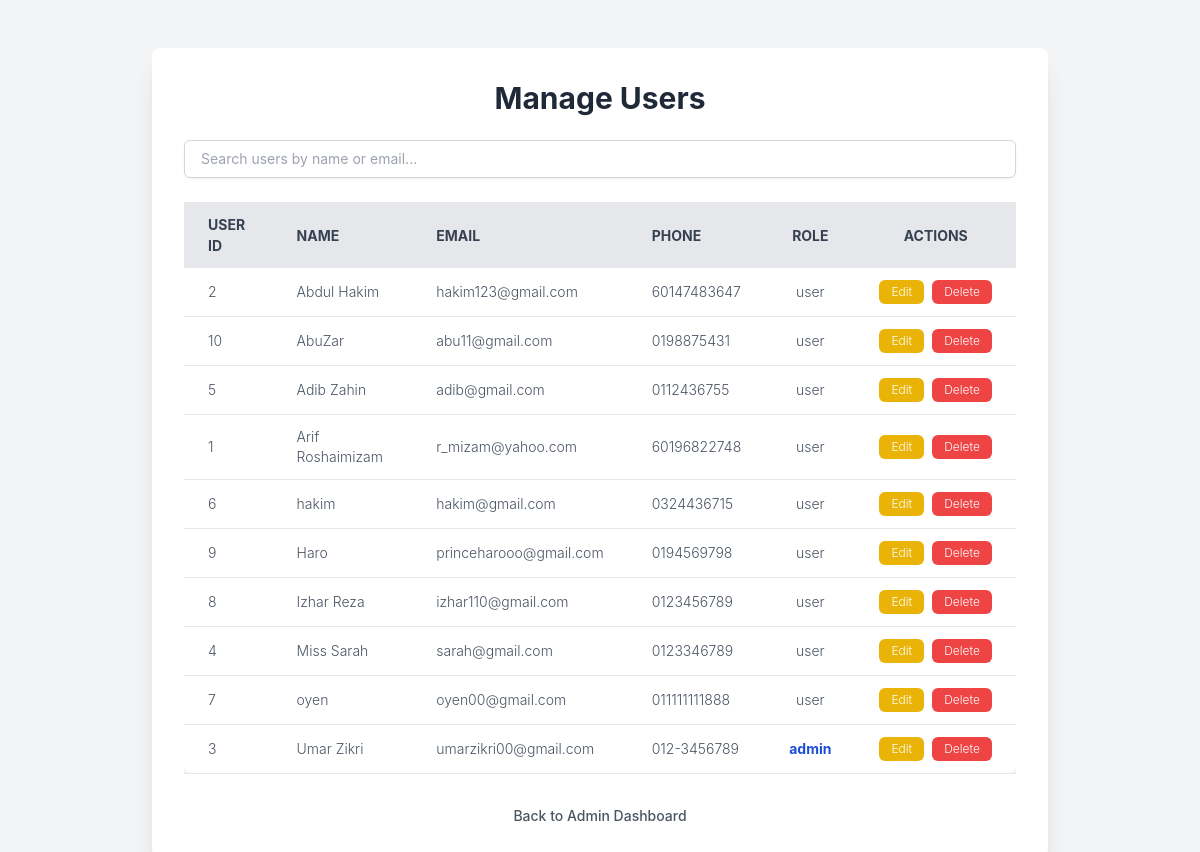
Page /admin/manage_users.php (signed in) on the earlier database version.
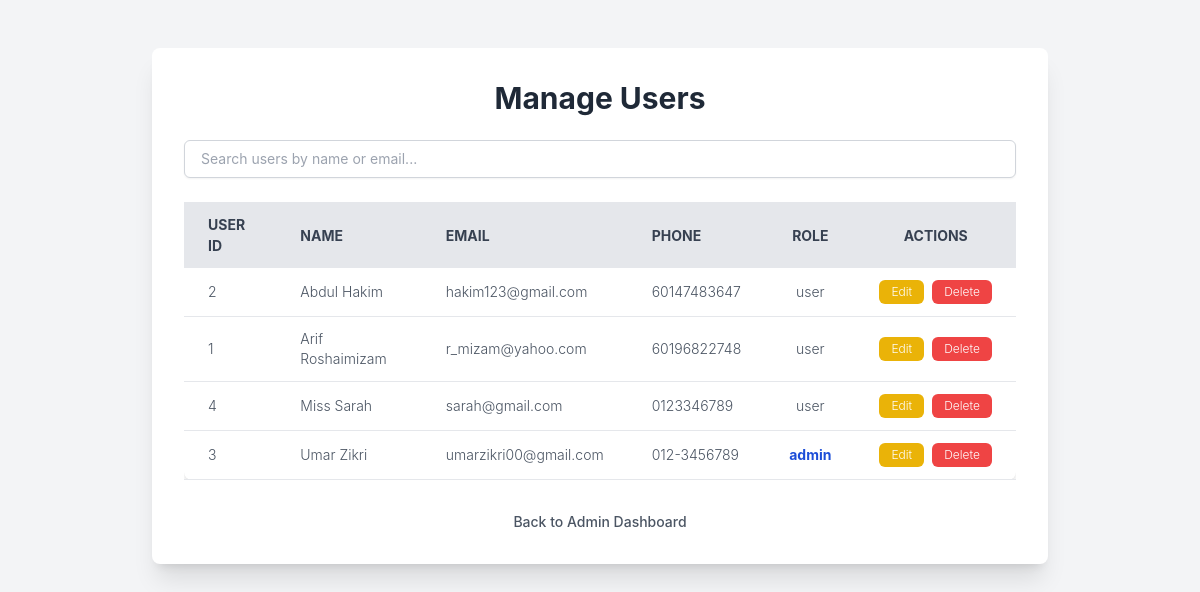
Same page on the later database version.
### tables this page shows
CREATE TABLE `users` (
  `userID` int(11) NOT NULL,
  `fullName` varchar(100) DEFAULT NULL,
  `email` varchar(100) DEFAULT NULL,
  `phone` varchar(20) NOT NULL,
  `password` varchar(255) DEFAULT NULL,
  `role` enum('user','admin') DEFAULT 'user',
  `createdAt` timestamp NOT NULL DEFAULT current_timestamp()
);

### admin/manage_users.php (the view, shortened to what this page needs)
<?php
include '../dbconfig.php';
$users = [];
$result = $conn->query("SELECT userID, fullName, email, phone, role FROM users ORDER BY fullName ASC");
if ($result) {
    while ($row = $result->fetch_assoc()) {
        $users[] = $row;
    }
} else {
    $message = 'Error loading users: ' . $conn->error;
    $messageType = 'error';
}
?>
<!DOCTYPE html>
<html lang="en">
<head>
    <script src="https://cdn.tailwindcss.com"></script>
</head>
<body class="bg-gray-100 min-h-screen flex flex-col items-center p-4">
    <div class="bg-white p-8 rounded-lg shadow-xl w-full max-w-4xl mt-8">
        <h1 class="text-3xl font-bold text-gray-800 mb-6 text-center">Manage Users</h1>
        <div class="mb-6">
            <input type="text" placeholder="Search users by name or email..." class="w-full px-4 py-2 border border-gray-300 rounded-md shadow-sm focus:ring-blue-500 focus:border-blue-500 sm:text-sm">
        </div>
        <div class="overflow-x-auto">
            <table class="min-w-full bg-white rounded-lg shadow-md">
                <thead>
                    <tr class="bg-gray-200 text-gray-700 uppercase text-sm leading-normal">
                        <th class="py-3 px-6 text-left">User ID</th>
                        <th class="py-3 px-6 text-left">Name</th>
                        <th class="py-3 px-6 text-left">Email</th>
                        <th class="py-3 px-6 text-left">Phone</th>
                        <th class="py-3 px-6 text-center">Role</th>
                        <th class="py-3 px-6 text-center">Actions</th>
                    </tr>
                </thead>
                <tbody class="text-gray-600 text-sm font-light">
                    <?php if (empty($users)): ?>
                        <tr><td colspan="6" class="py-3 px-6 text-center text-gray-500">No users found.</td></tr>
                    <?php else: ?>
                        <?php foreach ($users as $user): ?>
                            <tr class="border-b border-gray-200 hover:bg-gray-100">
                                <td class="py-3 px-6 text-left whitespace-nowrap"><?php echo htmlspecialchars($user['userID']); ?></td>
                                <td class="py-3 px-6 text-left"><?php echo htmlspecialchars($user['fullName']); ?></td>
                                <td class="py-3 px-6 text-left"><?php echo htmlspecialchars($user['email']); ?></td>
                                <td class="py-3 px-6 text-left"><?php echo htmlspecialchars($user['phone']); ?></td>
                                <td class="py-3 px-6 text-center <?php echo ($user['role'] === 'admin' ? 'font-bold text-blue-700' : ''); ?>"><?php echo htmlspecialchars($user['role']); ?></td>
                                <td class="py-3 px-6 text-center">
                                    <div class="flex item-center justify-center space-x-2">
                                        <button onclick="showEditUserForm(<?php echo htmlspecialchars(json_encode($user)); ?>)" class="bg-yellow-500 text-white py-1 px-3 rounded-md text-xs hover:bg-yellow-600 transition duration-300">Edit</button>
                                        <form method="POST" style="display:inline;" onsubmit="return confirm('Are you sure you want to delete this user?');">
                                            <button type="submit" class="bg-red-500 text-white py-1 px-3 rounded-md text-xs hover:bg-red-600 transition duration-300">Delete</button>
                                        </form>
                                    </div>
                                </td>
                            </tr>
                        <?php endforeach; ?>
                    <?php endif; ?>
                </tbody>
            </table>
        </div>
        <p class="mt-8 text-center text-sm text-gray-600">
            <a href="admin_dashboard.php" class="font-medium text-gray-600 hover:text-gray-800">Back to Admin Dashboard</a>
        </p>
    </div>
</body>
</html>

### admin/manage_users.php (style rules this page uses)
body { font-family: 'Inter', sans-serif; }

Differences in the rows shown:
removed users: userID "10", fullName "AbuZar", email "abu11@gmail.com", phone "0198875431", role "user"
removed users: userID "5", fullName "Adib Zahin", email "adib@gmail.com", phone "0112436755", role "user"
removed users: userID "6", fullName "hakim", email "hakim@gmail.com", phone "0324436715", role "user"
removed users: userID "9", fullName "Haro", email "princeharooo@gmail.com", phone "0194569798", role "user"
removed users: userID "8", fullName "Izhar Reza", email "izhar110@gmail.com", phone "0123456789", role "user"
removed users: userID "7", fullName "oyen", email "oyen00@gmail.com", phone "011111111888", role "user"
